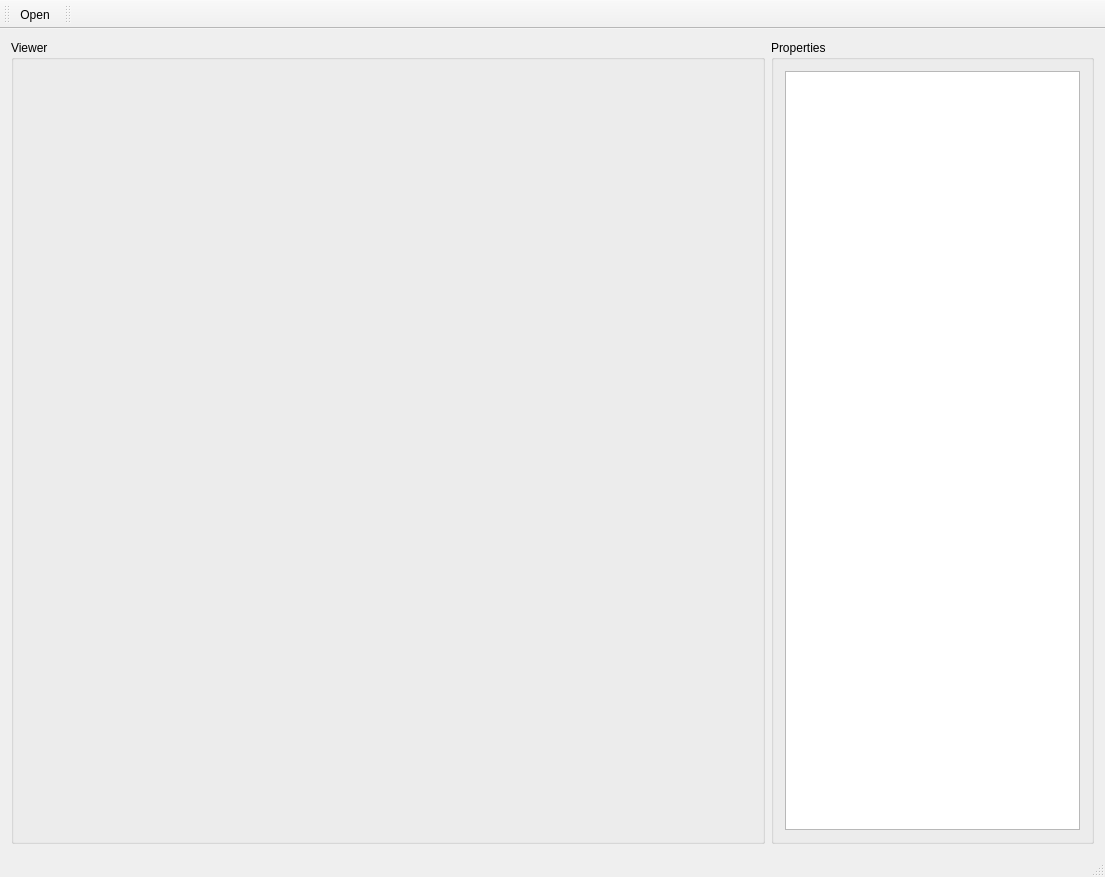
<?xml version="1.0" encoding="UTF-8"?>
<ui version="4.0">
 <class>MainWindow</class>
 <widget class="QMainWindow" name="MainWindow">
  <property name="geometry">
   <rect>
    <x>0</x>
    <y>0</y>
    <width>1105</width>
    <height>877</height>
   </rect>
  </property>
  <property name="sizePolicy">
   <sizepolicy hsizetype="Preferred" vsizetype="Preferred">
    <horstretch>0</horstretch>
    <verstretch>0</verstretch>
   </sizepolicy>
  </property>
  <property name="windowTitle">
   <string>MainWindow</string>
  </property>
  <widget class="QWidget" name="centralWidget">
   <layout class="QGridLayout" name="gridLayout">
    <item row="0" column="0">
     <layout class="QHBoxLayout" name="horizontalLayout" stretch="7,3">
      <item>
       <widget class="QGroupBox" name="leftGroupBox">
        <property name="enabled">
         <bool>true</bool>
        </property>
        <property name="title">
         <string>Viewer</string>
        </property>
       </widget>
      </item>
      <item>
       <widget class="QGroupBox" name="rightGroupBox">
        <property name="title">
         <string>Properties</string>
        </property>
        <layout class="QGridLayout" name="gridLayout_2">
         <item row="1" column="0">
          <widget class="QTextEdit" name="textEdit">
           <property name="readOnly">
            <bool>true</bool>
           </property>
           <property name="overwriteMode">
            <bool>true</bool>
           </property>
          </widget>
         </item>
         <item row="0" column="0">
          <layout class="QVBoxLayout" name="leftVLayout"/>
         </item>
        </layout>
       </widget>
      </item>
     </layout>
    </item>
   </layout>
  </widget>
  <widget class="QMenuBar" name="menuBar">
   <property name="geometry">
    <rect>
     <x>0</x>
     <y>0</y>
     <width>1105</width>
     <height>22</height>
    </rect>
   </property>
  </widget>
  <widget class="QToolBar" name="mainToolBar">
   <attribute name="toolBarArea">
    <enum>TopToolBarArea</enum>
   </attribute>
   <attribute name="toolBarBreak">
    <bool>false</bool>
   </attribute>
   <addaction name="actionOpen"/>
  </widget>
  <widget class="QStatusBar" name="statusBar"/>
  <widget class="QToolBar" name="toolBar">
   <property name="windowTitle">
    <string>toolBar</string>
   </property>
   <attribute name="toolBarArea">
    <enum>TopToolBarArea</enum>
   </attribute>
   <attribute name="toolBarBreak">
    <bool>false</bool>
   </attribute>
  </widget>
  <action name="actionOpen">
   <property name="text">
    <string>Open</string>
   </property>
  </action>
 </widget>
 <layoutdefault spacing="6" margin="11"/>
 <resources/>
 <connections/>
</ui>
